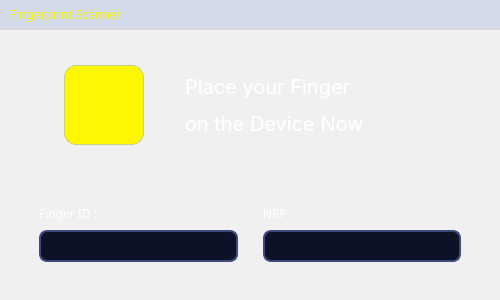
<?xml version="1.0" encoding="UTF-8"?>
<ui version="4.0">
 <class>Dialog</class>
 <widget class="QDialog" name="Dialog">
  <property name="geometry">
   <rect>
    <x>0</x>
    <y>0</y>
    <width>500</width>
    <height>300</height>
   </rect>
  </property>
  <property name="windowTitle">
   <string>Dialog</string>
  </property>
  <property name="styleSheet">
   <string notr="true">QDialog {
    background: qlineargradient(
        x1: 0, y1: 0, x2: 1, y2: 1,
        stop: 0 #0a1628,
        stop: 0.5 #142240,
        stop: 1 #0d1f3c
    );
    border-radius: 16px;
}

/* HILANGKAN SEMUA BORDER FRAME SECARA MUTLAK */
QFrame {
    border: none;
    background: transparent;
}

QFrame#titlebar {
    background: rgba(2, 72, 193, 0.12);
    border: none;
    border-bottom: 1px solid rgba(248, 214, 19, 0.15);
    border-radius: 16px 16px 0 0;
}
QFrame#frame_messageBox {
    background: rgba(255, 255, 255, 0.04);

}
QLabel#label_criticalIcon {   
	background-color: rgb(255, 247, 1);
    border: 1px solid rgba(2,72,193, 0.2);
    border-radius: 12px;
    padding: 8px;
}</string>
  </property>
  <layout class="QVBoxLayout" name="verticalLayout_4">
   <property name="spacing">
    <number>0</number>
   </property>
   <property name="leftMargin">
    <number>0</number>
   </property>
   <property name="topMargin">
    <number>0</number>
   </property>
   <property name="rightMargin">
    <number>0</number>
   </property>
   <property name="bottomMargin">
    <number>0</number>
   </property>
   <item>
    <widget class="QFrame" name="titlebar">
     <property name="minimumSize">
      <size>
       <width>0</width>
       <height>0</height>
      </size>
     </property>
     <property name="maximumSize">
      <size>
       <width>16777215</width>
       <height>30</height>
      </size>
     </property>
     <property name="styleSheet">
      <string notr="true"/>
     </property>
     <property name="frameShape">
      <enum>QFrame::StyledPanel</enum>
     </property>
     <property name="frameShadow">
      <enum>QFrame::Raised</enum>
     </property>
     <layout class="QHBoxLayout" name="horizontalLayout_7">
      <property name="spacing">
       <number>0</number>
      </property>
      <property name="leftMargin">
       <number>0</number>
      </property>
      <property name="topMargin">
       <number>0</number>
      </property>
      <property name="rightMargin">
       <number>0</number>
      </property>
      <property name="bottomMargin">
       <number>0</number>
      </property>
      <item>
       <widget class="QFrame" name="frame_8">
        <property name="font">
         <font>
          <pointsize>7</pointsize>
         </font>
        </property>
        <property name="frameShape">
         <enum>QFrame::StyledPanel</enum>
        </property>
        <property name="frameShadow">
         <enum>QFrame::Raised</enum>
        </property>
        <layout class="QHBoxLayout" name="horizontalLayout_8">
         <property name="spacing">
          <number>0</number>
         </property>
         <property name="leftMargin">
          <number>10</number>
         </property>
         <property name="topMargin">
          <number>0</number>
         </property>
         <property name="rightMargin">
          <number>0</number>
         </property>
         <property name="bottomMargin">
          <number>0</number>
         </property>
         <item>
          <widget class="QLabel" name="label_3">
           <property name="font">
            <font>
             <family>Plus Jakarta Sans</family>
             <pointsize>9</pointsize>
            </font>
           </property>
           <property name="styleSheet">
            <string notr="true">color: rgb(255, 247, 1);</string>
           </property>
           <property name="text">
            <string>Fingerprint Scanner</string>
           </property>
          </widget>
         </item>
        </layout>
       </widget>
      </item>
      <item alignment="Qt::AlignRight">
       <widget class="QFrame" name="frame_3">
        <property name="frameShape">
         <enum>QFrame::StyledPanel</enum>
        </property>
        <property name="frameShadow">
         <enum>QFrame::Raised</enum>
        </property>
        <layout class="QHBoxLayout" name="horizontalLayout_9">
         <property name="spacing">
          <number>7</number>
         </property>
         <property name="leftMargin">
          <number>0</number>
         </property>
         <property name="topMargin">
          <number>0</number>
         </property>
         <property name="rightMargin">
          <number>0</number>
         </property>
         <property name="bottomMargin">
          <number>0</number>
         </property>
         <item>
          <widget class="QPushButton" name="btCls_finger">
           <property name="minimumSize">
            <size>
             <width>35</width>
             <height>20</height>
            </size>
           </property>
           <property name="maximumSize">
            <size>
             <width>35</width>
             <height>20</height>
            </size>
           </property>
           <property name="toolTip">
            <string>Close</string>
           </property>
           <property name="styleSheet">
            <string notr="true">QPushButton{	
	color: rgb(42, 41, 41);
	border-radius : 2px;
}

QPushButton:hover{	
	
	color: rgb(42, 41, 41);
	background-color: rgb(255, 0, 0);
}
QToolTip {	
	color: rgb(15, 15, 15);
}</string>
           </property>
           <property name="text">
            <string/>
           </property>
           <property name="icon">
            <iconset>
             <normaloff>../assets/icon/x.svg</normaloff>../assets/icon/x.svg</iconset>
           </property>
           <property name="iconSize">
            <size>
             <width>20</width>
             <height>20</height>
            </size>
           </property>
          </widget>
         </item>
        </layout>
       </widget>
      </item>
     </layout>
    </widget>
   </item>
   <item>
    <widget class="QFrame" name="frame_messageBox">
     <property name="minimumSize">
      <size>
       <width>0</width>
       <height>0</height>
      </size>
     </property>
     <property name="maximumSize">
      <size>
       <width>16777215</width>
       <height>16777215</height>
      </size>
     </property>
     <property name="styleSheet">
      <string notr="true"/>
     </property>
     <property name="frameShape">
      <enum>QFrame::StyledPanel</enum>
     </property>
     <property name="frameShadow">
      <enum>QFrame::Raised</enum>
     </property>
     <property name="lineWidth">
      <number>0</number>
     </property>
     <layout class="QVBoxLayout" name="verticalLayout">
      <property name="spacing">
       <number>20</number>
      </property>
      <property name="leftMargin">
       <number>20</number>
      </property>
      <property name="topMargin">
       <number>20</number>
      </property>
      <property name="rightMargin">
       <number>20</number>
      </property>
      <property name="bottomMargin">
       <number>20</number>
      </property>
      <item>
       <widget class="QFrame" name="frame">
        <property name="frameShape">
         <enum>QFrame::StyledPanel</enum>
        </property>
        <property name="frameShadow">
         <enum>QFrame::Raised</enum>
        </property>
        <layout class="QHBoxLayout" name="horizontalLayout_3">
         <item>
          <widget class="QLabel" name="label_criticalIcon">
           <property name="minimumSize">
            <size>
             <width>80</width>
             <height>80</height>
            </size>
           </property>
           <property name="maximumSize">
            <size>
             <width>80</width>
             <height>80</height>
            </size>
           </property>
           <property name="styleSheet">
            <string notr="true"/>
           </property>
           <property name="text">
            <string/>
           </property>
           <property name="pixmap">
            <pixmap>../assets/icon/fingerprint-solid-full.svg</pixmap>
           </property>
           <property name="scaledContents">
            <bool>true</bool>
           </property>
          </widget>
         </item>
         <item>
          <widget class="QLabel" name="lbInfoF">
           <property name="minimumSize">
            <size>
             <width>0</width>
             <height>0</height>
            </size>
           </property>
           <property name="maximumSize">
            <size>
             <width>250</width>
             <height>16777215</height>
            </size>
           </property>
           <property name="font">
            <font>
             <family>Inter</family>
             <pointsize>15</pointsize>
            </font>
           </property>
           <property name="styleSheet">
            <string notr="true">color: rgb(255, 255, 255);</string>
           </property>
           <property name="text">
            <string>&lt;html&gt;&lt;head/&gt;&lt;body&gt;&lt;p&gt;&lt;span style=&quot; color:#ffffff;&quot;&gt;Place your Finger&lt;/span&gt;&lt;/p&gt;&lt;p&gt;&lt;span style=&quot; color:#ffffff;&quot;&gt;on the Device Now&lt;/span&gt;&lt;/p&gt;&lt;/body&gt;&lt;/html&gt;</string>
           </property>
           <property name="wordWrap">
            <bool>true</bool>
           </property>
          </widget>
         </item>
        </layout>
       </widget>
      </item>
      <item>
       <widget class="QFrame" name="frame_2">
        <property name="minimumSize">
         <size>
          <width>0</width>
          <height>0</height>
         </size>
        </property>
        <property name="maximumSize">
         <size>
          <width>16777215</width>
          <height>100</height>
         </size>
        </property>
        <property name="frameShape">
         <enum>QFrame::StyledPanel</enum>
        </property>
        <property name="frameShadow">
         <enum>QFrame::Raised</enum>
        </property>
        <layout class="QHBoxLayout" name="horizontalLayout">
         <property name="spacing">
          <number>5</number>
         </property>
         <property name="topMargin">
          <number>0</number>
         </property>
         <property name="bottomMargin">
          <number>0</number>
         </property>
         <item>
          <widget class="QFrame" name="frame_4">
           <property name="maximumSize">
            <size>
             <width>16777215</width>
             <height>65</height>
            </size>
           </property>
           <property name="frameShape">
            <enum>QFrame::StyledPanel</enum>
           </property>
           <property name="frameShadow">
            <enum>QFrame::Raised</enum>
           </property>
           <layout class="QVBoxLayout" name="verticalLayout_2">
            <property name="spacing">
             <number>0</number>
            </property>
            <property name="leftMargin">
             <number>10</number>
            </property>
            <property name="topMargin">
             <number>0</number>
            </property>
            <property name="rightMargin">
             <number>10</number>
            </property>
            <property name="bottomMargin">
             <number>0</number>
            </property>
            <item>
             <widget class="QLabel" name="label">
              <property name="font">
               <font>
                <family>Poppins</family>
                <pointsize>9</pointsize>
               </font>
              </property>
              <property name="styleSheet">
               <string notr="true">color: rgb(255, 255, 255);</string>
              </property>
              <property name="text">
               <string>Finger ID :</string>
              </property>
             </widget>
            </item>
            <item>
             <widget class="QLabel" name="lbFinger">
              <property name="styleSheet">
               <string notr="true">QLabel{
 background-color: #0d1226; /* Sedikit lebih gelap dari background utama */
    border: 2px solid #3d4a7d; /* Border dasar */
    border-radius: 8px;
    padding: 5px;
    color: #ffffff;
    font-family: 'Poppins';
    font-size: 14px;
}</string>
              </property>
              <property name="text">
               <string/>
              </property>
             </widget>
            </item>
           </layout>
          </widget>
         </item>
         <item>
          <widget class="QFrame" name="frame_5">
           <property name="maximumSize">
            <size>
             <width>16777215</width>
             <height>65</height>
            </size>
           </property>
           <property name="frameShape">
            <enum>QFrame::StyledPanel</enum>
           </property>
           <property name="frameShadow">
            <enum>QFrame::Raised</enum>
           </property>
           <layout class="QVBoxLayout" name="verticalLayout_3">
            <property name="spacing">
             <number>0</number>
            </property>
            <property name="leftMargin">
             <number>10</number>
            </property>
            <property name="topMargin">
             <number>0</number>
            </property>
            <property name="rightMargin">
             <number>10</number>
            </property>
            <property name="bottomMargin">
             <number>0</number>
            </property>
            <item>
             <widget class="QLabel" name="label_2">
              <property name="font">
               <font>
                <family>Poppins</family>
                <pointsize>9</pointsize>
               </font>
              </property>
              <property name="styleSheet">
               <string notr="true">color: rgb(255, 255, 255);</string>
              </property>
              <property name="text">
               <string>NRP :</string>
              </property>
             </widget>
            </item>
            <item>
             <widget class="QLabel" name="lbNrpF">
              <property name="styleSheet">
               <string notr="true">QLabel{
 background-color: #0d1226; /* Sedikit lebih gelap dari background utama */
    border: 2px solid #3d4a7d; /* Border dasar */
    border-radius: 8px;
    padding: 5px;
    color: #ffffff;
    font-family: 'Poppins';
    font-size: 14px;
}
</string>
              </property>
              <property name="text">
               <string/>
              </property>
             </widget>
            </item>
           </layout>
          </widget>
         </item>
        </layout>
       </widget>
      </item>
     </layout>
    </widget>
   </item>
  </layout>
 </widget>
 <resources/>
 <connections/>
</ui>
